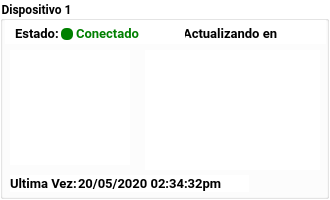
<?xml version="1.0" encoding="UTF-8"?>
<ui version="4.0">
 <class>DispositivoWidget</class>
 <widget class="QWidget" name="DispositivoWidget">
  <property name="windowModality">
   <enum>Qt::WindowModal</enum>
  </property>
  <property name="geometry">
   <rect>
    <x>0</x>
    <y>0</y>
    <width>330</width>
    <height>200</height>
   </rect>
  </property>
  <property name="minimumSize">
   <size>
    <width>165</width>
    <height>115</height>
   </size>
  </property>
  <property name="windowTitle">
   <string>Form</string>
  </property>
  <widget class="QFrame" name="MainFrame">
   <property name="geometry">
    <rect>
     <x>0</x>
     <y>0</y>
     <width>330</width>
     <height>200</height>
    </rect>
   </property>
   <property name="styleSheet">
    <string notr="true">background-color: rgb(255, 255, 255);</string>
   </property>
   <property name="frameShape">
    <enum>QFrame::NoFrame</enum>
   </property>
   <property name="frameShadow">
    <enum>QFrame::Plain</enum>
   </property>
   <widget class="QGroupBox" name="Container">
    <property name="geometry">
     <rect>
      <x>0</x>
      <y>0</y>
      <width>329</width>
      <height>199</height>
     </rect>
    </property>
    <property name="font">
     <font>
      <family>Roboto</family>
      <weight>75</weight>
      <bold>true</bold>
     </font>
    </property>
    <property name="title">
     <string>Dispositivo 1</string>
    </property>
    <widget class="QLabel" name="lblImagen">
     <property name="geometry">
      <rect>
       <x>10</x>
       <y>50</y>
       <width>120</width>
       <height>115</height>
      </rect>
     </property>
     <property name="frameShape">
      <enum>QFrame::Panel</enum>
     </property>
     <property name="lineWidth">
      <number>0</number>
     </property>
     <property name="text">
      <string/>
     </property>
     <property name="pixmap">
      <pixmap resource="../../resources/resources.qrc">:/source/img/if_16_1751363.png</pixmap>
     </property>
     <property name="scaledContents">
      <bool>true</bool>
     </property>
    </widget>
    <widget class="QFrame" name="StatusFrame">
     <property name="geometry">
      <rect>
       <x>5</x>
       <y>20</y>
       <width>321</width>
       <height>24</height>
      </rect>
     </property>
     <property name="frameShape">
      <enum>QFrame::NoFrame</enum>
     </property>
     <property name="frameShadow">
      <enum>QFrame::Plain</enum>
     </property>
     <property name="lineWidth">
      <number>0</number>
     </property>
     <widget class="QLabel" name="lblStatus">
      <property name="geometry">
       <rect>
        <x>10</x>
        <y>5</y>
        <width>45</width>
        <height>17</height>
       </rect>
      </property>
      <property name="font">
       <font>
        <family>Roboto</family>
        <pointsize>10</pointsize>
        <weight>75</weight>
        <bold>true</bold>
       </font>
      </property>
      <property name="frameShadow">
       <enum>QFrame::Sunken</enum>
      </property>
      <property name="text">
       <string>Estado:</string>
      </property>
     </widget>
     <widget class="QLabel" name="lblTime">
      <property name="geometry">
       <rect>
        <x>180</x>
        <y>5</y>
        <width>105</width>
        <height>16</height>
       </rect>
      </property>
      <property name="font">
       <font>
        <family>Roboto</family>
        <pointsize>10</pointsize>
        <weight>75</weight>
        <bold>true</bold>
       </font>
      </property>
      <property name="text">
       <string>Actualizando en    </string>
      </property>
      <property name="alignment">
       <set>Qt::AlignRight|Qt::AlignTrailing|Qt::AlignVCenter</set>
      </property>
     </widget>
     <widget class="QLabel" name="Time">
      <property name="geometry">
       <rect>
        <x>285</x>
        <y>0</y>
        <width>24</width>
        <height>24</height>
       </rect>
      </property>
      <property name="font">
       <font>
        <family>Roboto</family>
        <pointsize>10</pointsize>
        <weight>75</weight>
        <bold>true</bold>
       </font>
      </property>
      <property name="lineWidth">
       <number>0</number>
      </property>
      <property name="text">
       <string/>
      </property>
      <property name="textFormat">
       <enum>Qt::PlainText</enum>
      </property>
      <property name="pixmap">
       <pixmap resource="../../resources/resources.qrc">:/source/img/Cargando.gif</pixmap>
      </property>
      <property name="scaledContents">
       <bool>true</bool>
      </property>
      <property name="alignment">
       <set>Qt::AlignLeading|Qt::AlignLeft|Qt::AlignVCenter</set>
      </property>
     </widget>
     <widget class="QLabel" name="Status">
      <property name="geometry">
       <rect>
        <x>71</x>
        <y>5</y>
        <width>90</width>
        <height>17</height>
       </rect>
      </property>
      <property name="font">
       <font>
        <family>Roboto</family>
        <pointsize>10</pointsize>
        <weight>75</weight>
        <bold>true</bold>
       </font>
      </property>
      <property name="styleSheet">
       <string notr="true">color:green;</string>
      </property>
      <property name="frameShadow">
       <enum>QFrame::Sunken</enum>
      </property>
      <property name="text">
       <string>Conectado</string>
      </property>
      <property name="alignment">
       <set>Qt::AlignLeading|Qt::AlignLeft|Qt::AlignVCenter</set>
      </property>
     </widget>
     <widget class="QLabel" name="StatusCircle">
      <property name="geometry">
       <rect>
        <x>56</x>
        <y>8</y>
        <width>12</width>
        <height>12</height>
       </rect>
      </property>
      <property name="font">
       <font>
        <family>Roboto</family>
        <pointsize>10</pointsize>
        <weight>75</weight>
        <bold>true</bold>
       </font>
      </property>
      <property name="styleSheet">
       <string notr="true">background-color:green;border-radius:5px;</string>
      </property>
      <property name="frameShadow">
       <enum>QFrame::Sunken</enum>
      </property>
      <property name="midLineWidth">
       <number>1</number>
      </property>
      <property name="text">
       <string/>
      </property>
     </widget>
    </widget>
    <widget class="QLabel" name="lblLast">
     <property name="geometry">
      <rect>
       <x>10</x>
       <y>175</y>
       <width>70</width>
       <height>17</height>
      </rect>
     </property>
     <property name="font">
      <font>
       <family>Roboto</family>
       <pointsize>10</pointsize>
       <weight>75</weight>
       <bold>true</bold>
      </font>
     </property>
     <property name="frameShadow">
      <enum>QFrame::Sunken</enum>
     </property>
     <property name="text">
      <string>Ultima Vez:</string>
     </property>
    </widget>
    <widget class="QLabel" name="Last">
     <property name="geometry">
      <rect>
       <x>78</x>
       <y>175</y>
       <width>171</width>
       <height>17</height>
      </rect>
     </property>
     <property name="font">
      <font>
       <family>Roboto</family>
       <pointsize>10</pointsize>
       <weight>75</weight>
       <bold>true</bold>
      </font>
     </property>
     <property name="frameShadow">
      <enum>QFrame::Sunken</enum>
     </property>
     <property name="text">
      <string>20/05/2020 02:34:32pm</string>
     </property>
     <property name="textFormat">
      <enum>Qt::RichText</enum>
     </property>
    </widget>
    <widget class="QScrollArea" name="VariablesScroll">
     <property name="geometry">
      <rect>
       <x>145</x>
       <y>50</y>
       <width>175</width>
       <height>120</height>
      </rect>
     </property>
     <property name="sizePolicy">
      <sizepolicy hsizetype="Expanding" vsizetype="Preferred">
       <horstretch>0</horstretch>
       <verstretch>0</verstretch>
      </sizepolicy>
     </property>
     <property name="minimumSize">
      <size>
       <width>175</width>
       <height>115</height>
      </size>
     </property>
     <property name="frameShape">
      <enum>QFrame::NoFrame</enum>
     </property>
     <property name="lineWidth">
      <number>0</number>
     </property>
     <property name="verticalScrollBarPolicy">
      <enum>Qt::ScrollBarAsNeeded</enum>
     </property>
     <property name="horizontalScrollBarPolicy">
      <enum>Qt::ScrollBarAlwaysOff</enum>
     </property>
     <property name="sizeAdjustPolicy">
      <enum>QAbstractScrollArea::AdjustToContents</enum>
     </property>
     <property name="widgetResizable">
      <bool>false</bool>
     </property>
     <widget class="QWidget" name="VariablesFrame">
      <property name="geometry">
       <rect>
        <x>0</x>
        <y>0</y>
        <width>175</width>
        <height>115</height>
       </rect>
      </property>
      <property name="sizePolicy">
       <sizepolicy hsizetype="Preferred" vsizetype="MinimumExpanding">
        <horstretch>0</horstretch>
        <verstretch>0</verstretch>
       </sizepolicy>
      </property>
      <property name="minimumSize">
       <size>
        <width>175</width>
        <height>115</height>
       </size>
      </property>
      <property name="sizeIncrement">
       <size>
        <width>0</width>
        <height>0</height>
       </size>
      </property>
      <layout class="QVBoxLayout" name="verticalLayout">
       <property name="spacing">
        <number>5</number>
       </property>
       <property name="leftMargin">
        <number>0</number>
       </property>
       <property name="topMargin">
        <number>0</number>
       </property>
       <property name="rightMargin">
        <number>0</number>
       </property>
       <property name="bottomMargin">
        <number>0</number>
       </property>
      </layout>
     </widget>
    </widget>
   </widget>
  </widget>
 </widget>
 <resources>
  <include location="../../resources/resources.qrc"/>
 </resources>
 <connections/>
</ui>
